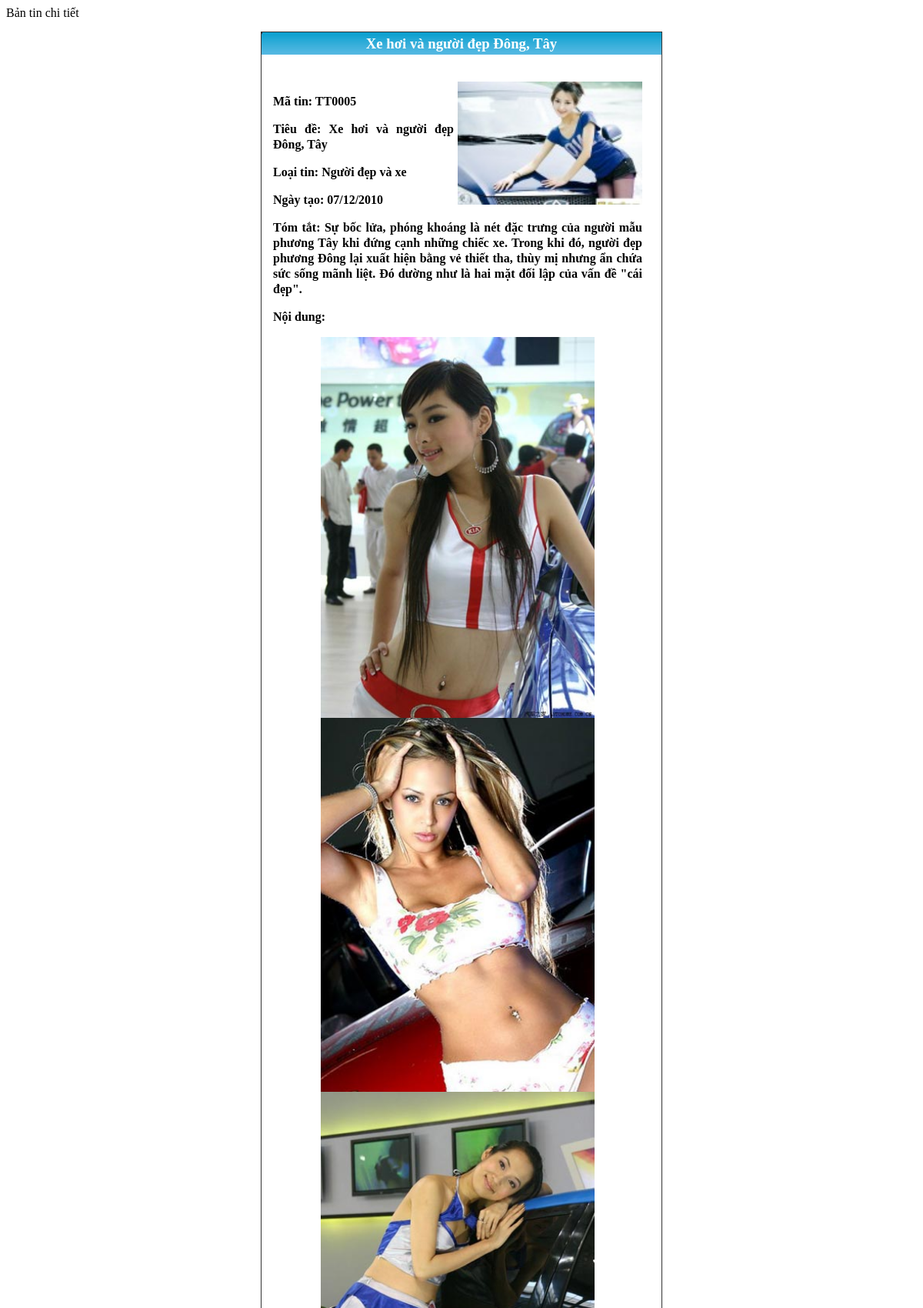
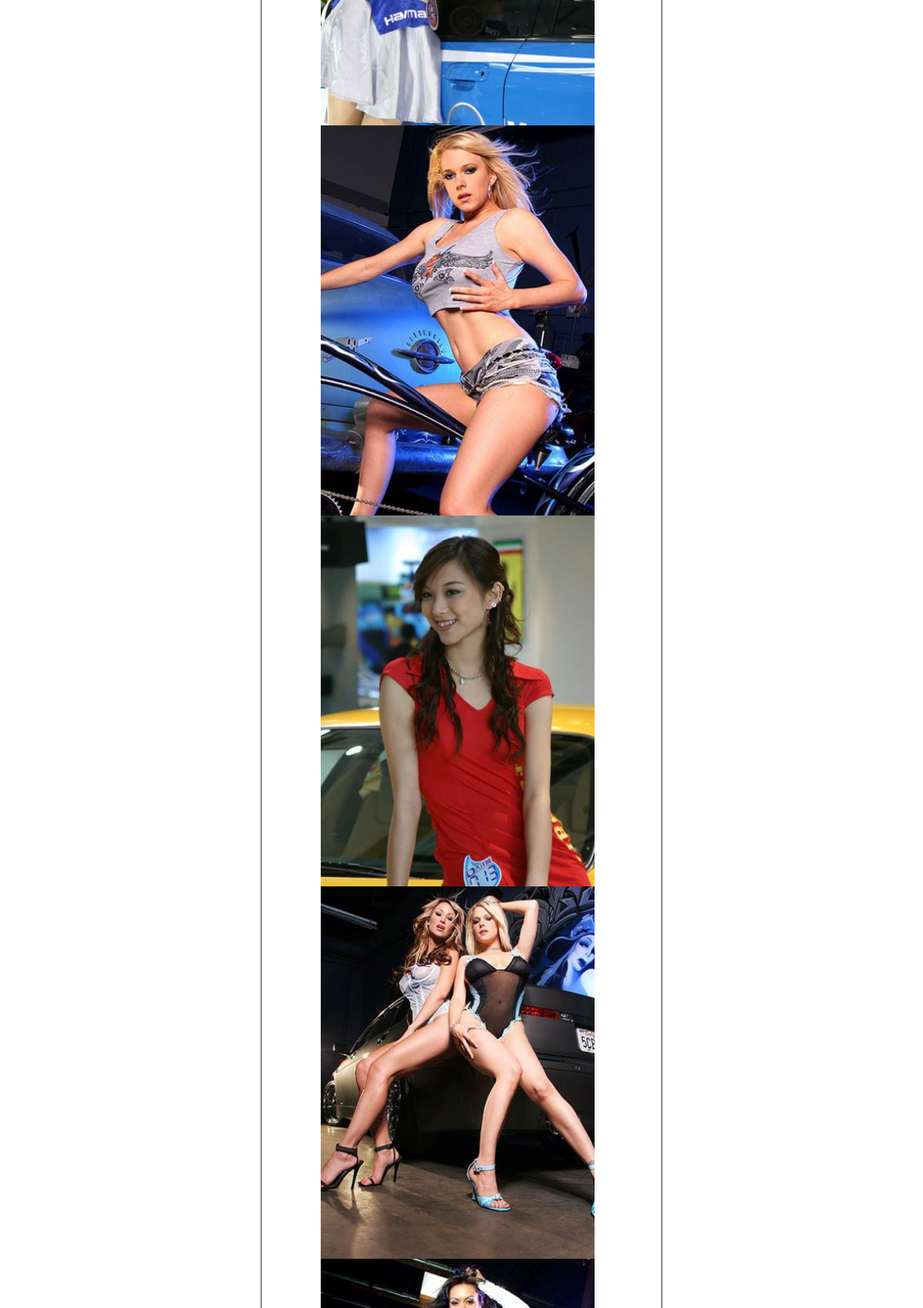
/Bestcar/Admin/DetailNews.php?MaTT=TT0005 (upper part), run on the app's committed database (2 pictures, top to bottom).
### tables this page shows
CREATE TABLE IF NOT EXISTS `tintuc` (
  `MaTT` varchar(20) NOT NULL,
  `Tieude` varchar(200) NOT NULL,
  `Tomtat` text,
  `Noidung` text NOT NULL,
  `Copyright` varchar(100) NOT NULL,
  `Ngaytao` date NOT NULL,
  `MaLTT` int(10) unsigned NOT NULL,
  `Picture` varchar(100) NOT NULL,
  PRIMARY KEY (`MaTT`)
);

CREATE TABLE IF NOT EXISTS `loaitt` (
  `MaLTT` int(10) unsigned NOT NULL AUTO_INCREMENT,
  `TenLTT` varchar(100) NOT NULL,
  PRIMARY KEY (`MaLTT`)
);

### Bestcar/Admin/DetailNews.php (the view, shortened to what this page needs)
<?php
if(isset($_REQUEST['MaTT'])){
	$f_query = "SELECT *,DATE_FORMAT(Ngaytao,'%d/%m/%Y') AS ngay_tao FROM tintuc,loaitt
				WHERE tintuc.MaLTT = loaitt.MaLTT and MaTT = '".$_REQUEST['MaTT']."'";
	$result = mysql_query($f_query);
	$rows = mysql_fetch_array($result);
	if($rows){
?>
<div class="title">Bản tin chi tiết</div>
<div id="DetailNews">
  <h3 align="center"><?php echo $rows['Tieude'] ?></h3>
  <div class="display">
  	<img src="../Image/News/<?php echo $rows['Picture'] ?>" width="240" height="160" style="float:right;margin-left:5px" />
  	<p class="bold">Mã tin: <span><?php echo $rows['MaTT'] ?></span></p>
	<p class="bold">Tiêu đề: <span><?php echo $rows['Tieude'] ?></span></p>
	<p class="bold">Loại tin: <span><?php echo $rows['TenLTT'] ?></span></p>
	<p class="bold">Ngày tạo: <span><?php echo $rows['ngay_tao'] ?></span></p>
	<p class="bold">Tóm tắt: <span><?php echo $rows['Tomtat'] ?></span></p>
	<p class="bold">Nội dung: <span><?php echo $rows['Noidung'] ?></span></p>
	<p align="center"><?php
	  	$query_pic = mysql_query("SELECT DISTINCT(TenAnh) FROM picture WHERE MaTT='".$rows['MaTT']."'");
		while($result = mysql_fetch_array($query_pic)){
	?>
		<img src="../Image/News/<?php echo $result['TenAnh'] ?>" width="356" /><br />
	<?php
		}
	  ?></p>
  </div>
  <?php
	}else{
		header("location:index.php?pag=NewsMan&err=Không tồn tại bản tin này");
	}
}
?>
</div>

### Bestcar/Admin/DetailNews.php (style rules this page uses)
#DetailNews { width:520px; overflow:hidden; border:1px solid #333333; -moz-border-radius:5px; margin:15px auto; }
#DetailNews h3 { margin-top:0; color:#FFFFFF; background:url(Images/menu_bg.jpg) 0 -5px; line-height:30px; }
#DetailNews .bold { font-weight:bold; text-align:justify; line-height:20px; }
.display { width:480px; overflow:hidden; padding:15px; }

### data on the page
tintuc: Tieude "Xe hơi và người đẹp Đông, Tây", Picture (picture), MaTT "TT0005", loaitt.TenLTT "Người đẹp và xe", Tomtat "Sự bốc lửa, phóng khoáng là nét đặc trưng của người mẫu phương Tây khi đứng cạnh những chiếc xe. Trong khi đó, người đẹp phương Đông lại xuất hiện bằng vẻ thiết tha, thùy mị nhưng ẩn chứa sức sống mãnh liệt. Đó dường như là hai mặt đối lập của vấn đề \"cái đẹp\"."

### other printed values
$rows['ngay_tao'] "07/12/2010"
